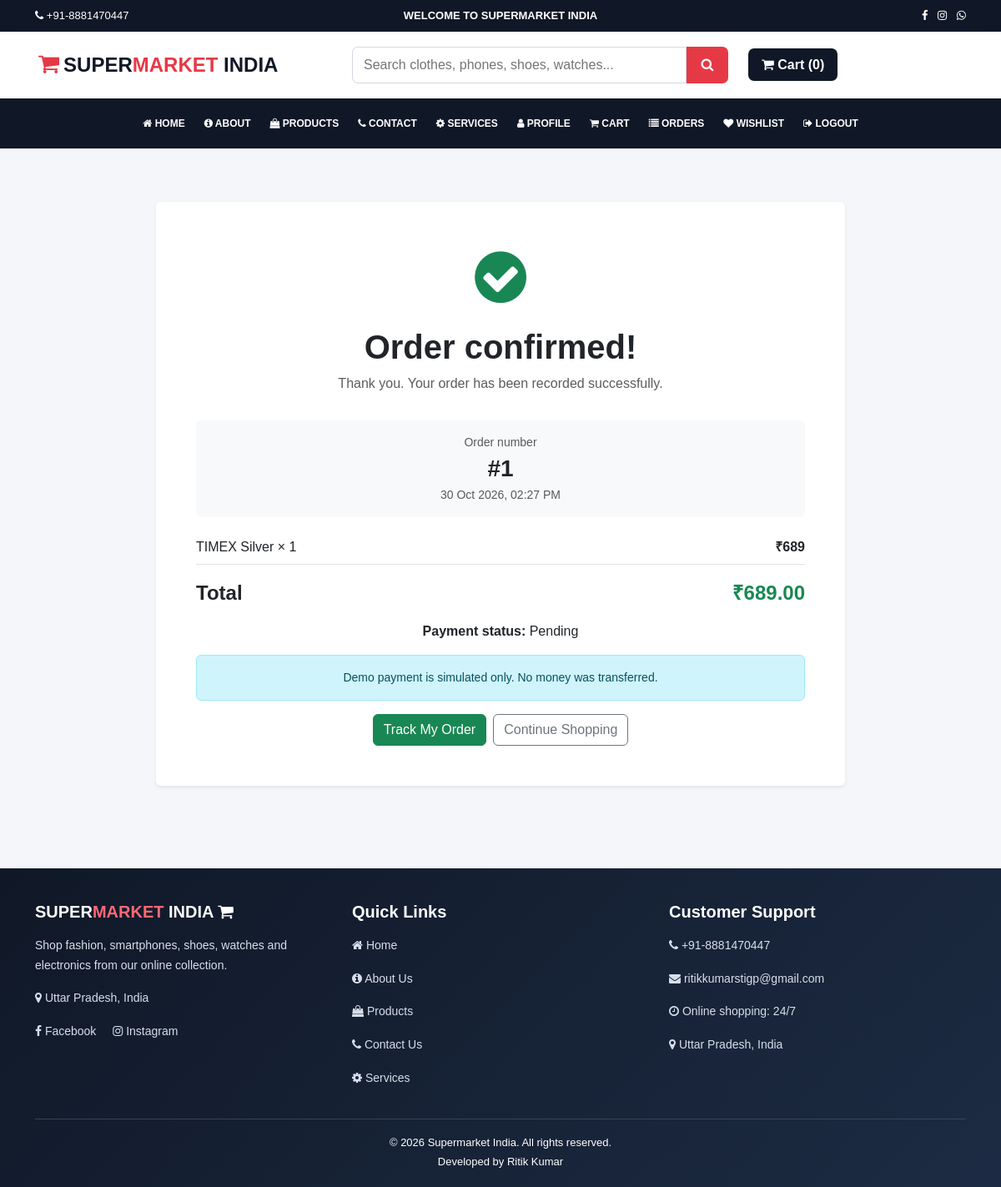
The app's page /orders/1/confirmation/ (signed in) with its own data.
### Ekartapk/models.py (models this page shows, shortened)
class Order(models.Model):
    user = models.ForeignKey(User, on_delete=models.CASCADE, related_name='shop_orders')
    created_at = models.DateTimeField(auto_now_add=True)
    status = models.CharField(max_length=30, default='Placed', choices=[('Placed','Order Placed'),('Confirmed','Confirmed'),('Packed','Packed'),('Shipped','Shipped'),('Out for Delivery','Out for Delivery'),('Delivered','Delivered'),('Cancelled','Cancelled')])
    payment_method = models.CharField(max_length=30, default='COD')
    payment_status = models.CharField(max_length=30, default='Pending')
    tracking_note = models.CharField(max_length=250, blank=True)
    total = models.DecimalField(max_digits=12, decimal_places=2, default=0)

class OrderItem(models.Model):
    order = models.ForeignKey(Order, on_delete=models.CASCADE, related_name='items')
    product = models.ForeignKey(Product, on_delete=models.PROTECT)
    quantity = models.PositiveIntegerField(default=1)
    price = models.DecimalField(max_digits=10, decimal_places=2)

class Product(models.Model):
    category = models.ForeignKey(Category, on_delete=models.SET_NULL, null=True, blank=True, related_name='products')
    name = models.CharField(max_length=200)
    disprice = models.DecimalField(max_digits=10, decimal_places=2)
    tprice = models.DecimalField(max_digits=10, decimal_places=2, null=True, blank=True)
    ppic = models.ImageField(upload_to='products/', null=True, blank=True)
    pdes = models.TextField(blank=True)
    color = models.CharField(max_length=40, blank=True)
    pdate = models.DateField(auto_now_add=True)
    stock = models.PositiveIntegerField(default=0)
    class Meta: ordering = ['name']

### Ekartapk/views.py (the view)
# urls.py: path('orders/<int:order_id>/confirmation/', views.order_confirmation, name='order_confirmation'),
@login_required(login_url='signin')
def order_confirmation(request, order_id):
    order = get_object_or_404(
        Order.objects.prefetch_related('items__product'),
        pk=order_id, user=request.user
    )
    return render(request, 'user/order_confirmation.html', {'order': order})

### Ekartapk/context_processors.py (called while the page is built)
def cart_summary(request):
    items = request.session.get('cart_items', {})
    if not items:
        items = {str(pid): 1 for pid in request.session.get('cart_ids', [])}
    try:
        count = sum(max(1, int(qty)) for qty in items.values())
    except (TypeError, ValueError, AttributeError):
        count = 0
    return {'global_cart_count': count}

### templates/user/order_confirmation.html (shortened to what this page needs)
{% extends 'base.html' %}
{% block content %}
<div class="container py-5" style="max-width:850px">
 <div class="card border-0 shadow-sm text-center p-4 p-md-5">
  <div class="display-2 text-success"><i class="fa fa-check-circle"></i></div>
  <h1 class="fw-bold mt-3">Order confirmed!</h1>
  <p class="text-muted">Thank you. Your order has been recorded successfully.</p>
  <div class="bg-light rounded p-3 my-3"><div class="small text-muted">Order number</div><div class="fs-3 fw-bold">#{{ order.id }}</div><div class="small text-muted">{{ order.created_at|date:'d M Y, h:i A' }}</div></div>
  {% for item in order.items.all %}<div class="d-flex justify-content-between border-bottom py-2 text-start"><span>{{ item.product.name }} × {{ item.quantity }}</span><strong>₹{% widthratio item.price 1 item.quantity %}</strong></div>{% endfor %}
  <div class="d-flex justify-content-between fs-4 fw-bold py-3"><span>Total</span><span class="text-success">₹{{ order.total }}</span></div>
  <p><strong>Payment status:</strong> {{ order.payment_status }}</p>
  <div class="alert alert-info small">Demo payment is simulated only. No money was transferred.</div>
  <div class="d-flex justify-content-center gap-2 flex-wrap"><a href="/myorder/" class="btn btn-success">Track My Order</a><a href="/products/" class="btn btn-outline-secondary">Continue Shopping</a></div>
 </div>
</div>
{% endblock %}

### templates/base.html (style rules this page uses)
* { box-sizing: border-box; }
body { margin: 0; background: #f5f6fa; color: #202536; font-family: Arial, sans-serif; }
a { text-decoration: none; }

### records on screen
Order: id "1", created_at "30 Oct 2026, 02:27 PM", total "689.00", payment_status "Pending"
OrderItem: product.name "TIMEX Silver", quantity "1", price+quantity "689"

### other values on screen
{{ global_cart_count|default:0 }} "0"
